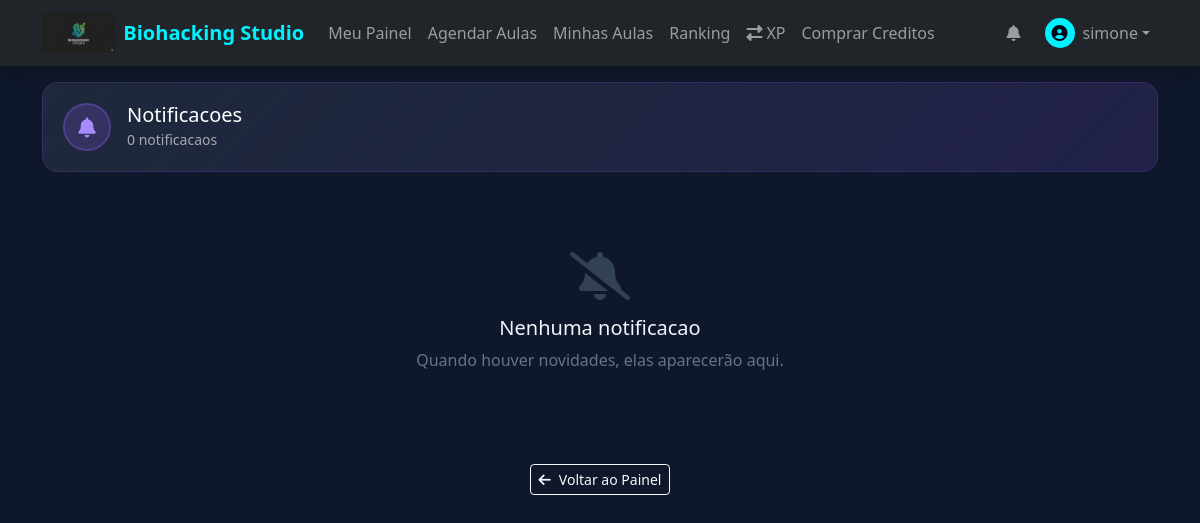
The page /student/notifications (signed in) on the database as committed earlier.
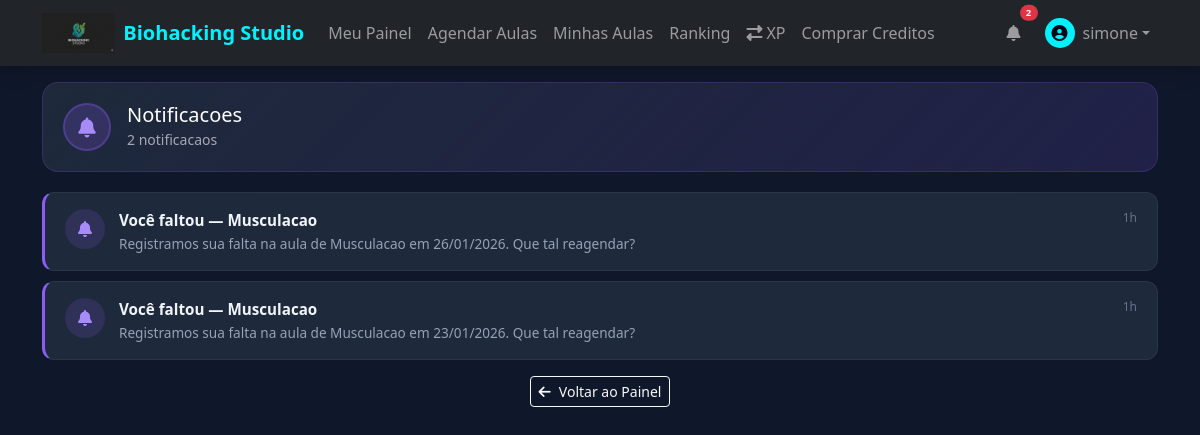
The same page on the database as committed later.
### app/models/user.py (models this page shows, shortened)
class User(UserMixin, db.Model):
    __tablename__ = 'users'
    id = db.Column(db.Integer, primary_key=True)
    name = db.Column(db.String(100), nullable=False)
    email = db.Column(db.String(120), unique=True, nullable=False)
    phone = db.Column(db.String(20), nullable=False)
    password_hash = db.Column(db.String(256), nullable=False)
    cpf = db.Column(db.String(14), nullable=True)  # Formato: 123.456.789-00
    gender = db.Column(db.Enum(Gender), nullable=True)
    role = db.Column(db.String(20), default='student')
    xp = db.Column(db.Integer, default=0)  # XP total historico (para ranking)
    level = db.Column(db.Integer, default=1)
    xp_available = db.Column(db.Integer, default=0)  # XP disponivel para conversao (janela 3 meses)
    credits_balance = db.Column(db.Integer, default=0)  # Total de creditos ativos (wallets)
    face_encoding = db.Column(db.LargeBinary, nullable=True)
    face_encoding_version = db.Column(db.String(10), default='v1')
    face_registered_at = db.Column(db.DateTime, nullable=True)
    face_last_recognized = db.Column(db.DateTime, nullable=True)
    face_confidence_threshold = db.Column(db.Float, default=0.6)
    photo_url = db.Column(db.String(255))
    referral_code = db.Column(db.String(12), unique=True, nullable=True)
    professional_type = db.Column(db.Enum(ProfessionalType), nullable=True)
    base_commission_rate = db.Column(db.Numeric(5, 2), nullable=True)
    is_active = db.Column(db.Boolean, default=True)
    created_at = db.Column(db.DateTime, default=datetime.utcnow)
    updated_at = db.Column(db.DateTime, default=datetime.utcnow, onupdate=datetime.utcnow)
    last_login = db.Column(db.DateTime)
    @property
    def is_admin(self):
        return self.role == 'admin'
    @property
    def is_student(self):
        return self.role == 'student'
    @property
    def is_instructor(self):
        return self.role == 'instructor'

### app/models/notification.py (models this page shows, shortened)
class Notification(db.Model):
    __tablename__ = 'notifications'
    id = db.Column(db.Integer, primary_key=True)
    user_id = db.Column(db.Integer, db.ForeignKey('users.id'), nullable=False)
    notification_type = db.Column(db.Enum(NotificationType), default=NotificationType.GENERAL)
    title = db.Column(db.String(150), nullable=False)
    message = db.Column(db.Text, nullable=True)
    link = db.Column(db.String(300), nullable=True)
    is_read = db.Column(db.Boolean, default=False)
    created_at = db.Column(db.DateTime, default=datetime.utcnow)
    user = db.relationship('User', backref=db.backref('notifications', lazy='dynamic'))
    __table_args__ = (
        db.Index('ix_notifications_user_read', 'user_id', 'is_read'),
    )
    @property
    def type_icon(self):
        return NOTIFICATION_TYPE_ICONS.get(self.notification_type.value, 'fas fa-bell')
    @property
    def time_ago(self):
        diff = datetime.utcnow() - self.created_at
        seconds = diff.total_seconds()
        if seconds < 60:
            return 'agora'
        elif seconds < 3600:
            return f'{int(seconds // 60)}min'
        elif seconds < 86400:
            return f'{int(seconds // 3600)}h'
        else:
            return f'{int(seconds // 86400)}d'
    @classmethod
    def get_unread_count(cls, user_id):
        return cls.query.filter_by(user_id=user_id, is_read=False).count()
    @classmethod
    def get_recent(cls, user_id, limit=20):
        return cls.query.filter_by(user_id=user_id).order_by(cls.created_at.desc()).limit(limit).all()

### app/routes/student.py (the view)
@student_bp.route('/notifications')
@login_required
def notifications():
    from app.models.notification import Notification
    all_notifications = Notification.get_recent(current_user.id, limit=50)
    Notification.query.filter_by(user_id=current_user.id, is_read=False).update({'is_read': True})
    db.session.commit()
    return render_template('student/notifications.html', notifications=all_notifications)

### app/templates/student/notifications.html (shortened to what this page needs)
{% extends "base.html" %}
{% block content %}
<div class="container py-3">
    <div class="notif-header">
        <div class="d-flex align-items-center gap-3">
            <div style="width:48px;height:48px;border-radius:50%;background:rgba(139,92,246,0.2);border:2px solid rgba(139,92,246,0.3);display:flex;align-items:center;justify-content:center;color:#a78bfa;">
                <i class="fas fa-bell fa-lg"></i>
            </div>
            <div>
                <h5 class="mb-0">Notificacoes</h5>
                <small style="opacity:0.6;">{{ notifications|length }} notificacao{{ 's' if notifications|length != 1 else '' }}</small>
            </div>
        </div>
    </div>
    {% if notifications %}
    <ul class="notif-list">
        {% for n in notifications %}
        <li class="notif-item {% if not n.is_read %}unread{% endif %}">
            <div class="notif-icon" style="background: rgba(139,92,246,0.15); color: #a78bfa;">
                <i class="{{ n.type_icon }}"></i>
            </div>
            <div class="notif-content">
                <div class="notif-title">
                    {% if n.link %}
                    <a href="{{ n.link }}" style="color: #f1f5f9; text-decoration: none;">{{ n.title }}</a>
                    {% else %}
                    {{ n.title }}
                    {% endif %}
                </div>
                {% if n.message %}
                <div class="notif-message">{{ n.message }}</div>
                {% endif %}
            </div>
            <span class="notif-time">{{ n.time_ago }}</span>
        </li>
        {% endfor %}
    </ul>
    {% else %}
    <div class="empty-state">
        <i class="fas fa-bell-slash"></i>
        <h5>Nenhuma notificacao</h5>
        <p style="color: #64748b;">Quando houver novidades, elas aparecerão aqui.</p>
    </div>
    {% endif %}
    <div class="text-center mt-3 mb-4">
        <a href="{{ url_for('student.dashboard') }}" class="btn btn-outline-light btn-sm">
            <i class="fas fa-arrow-left me-2"></i>Voltar ao Painel
        </a>
    </div>
</div>
{% endblock %}

### app/templates/base.html (shortened to what this page needs)
<!DOCTYPE html>
<html lang="pt-BR">
<head>
    <link href="https://cdn.jsdelivr.net/npm/bootstrap@5.3.2/dist/css/bootstrap.min.css" rel="stylesheet">
    <link rel="stylesheet" href="https://cdnjs.cloudflare.com/ajax/libs/font-awesome/6.5.1/css/all.min.css">
    <link rel="stylesheet" href="{{ url_for('static', filename='css/studio_internal.css') }}">
</head>
<body>
    {% block body %}
    {% include 'includes/navbar.html' %}
    {% block content %}{% endblock %}
    {% endblock %}
</body>
</html>

### app/templates/includes/navbar.html (shortened to what this page needs)
{% set ep = request.endpoint or '' %}
<nav class="navbar navbar-expand-lg navbar-dark bg-dark sticky-top shadow">
    <div class="container">
        <a class="navbar-brand d-flex align-items-center" href="{{ url_for('marketing.index') }}">
            <img src="{{ url_for('static', filename='img/logo.png') }}" alt="Biohacking Studio" height="40"
                 class="d-inline-block align-text-top me-2" onerror="this.style.display='none';">
            <span class="fw-bold text-primary">Biohacking Studio</span>
        </a>
        <div class="collapse navbar-collapse" id="mainNavbar">
            <ul class="navbar-nav me-auto">
                {% if current_user.is_authenticated %}
                {% if current_user.is_admin %}
                <li class="nav-item">
                    <a class="nav-link {% if request.endpoint and 'admin.dashboard' in request.endpoint %}active{% endif %}"
                        href="{{ url_for('admin.dashboard') }}">Painel Admin</a>
                </li>
                {% else %}
                <li class="nav-item">
                    <a class="nav-link {% if ep == 'student.dashboard' %}active{% endif %}"
                        href="{{ url_for('student.dashboard') }}">Meu Painel</a>
                </li>
                <li class="nav-item">
                    <a class="nav-link {% if ep == 'student.schedule' %}active{% endif %}"
                        href="{{ url_for('student.schedule') }}">Agendar Aulas</a>
                </li>
                <li class="nav-item">
                    <a class="nav-link {% if ep in ['student.my_bookings', 'student.my_recurring'] %}active{% endif %}"
                        href="{{ url_for('student.my_bookings') }}">Minhas Aulas</a>
                </li>
                <li class="nav-item">
                    <a class="nav-link {% if ep == 'student.ranking' %}active{% endif %}"
                        href="{{ url_for('student.ranking') }}">Ranking</a>
                </li>
                <li class="nav-item">
                    <a class="nav-link {% if ep == 'student.xp_credits' %}active{% endif %}"
                        href="{{ url_for('student.xp_credits') }}">
                        <i class="fas fa-exchange-alt me-1"></i>XP
                    </a>
                </li>
                <li class="nav-item">
                    <a class="nav-link {% if request.endpoint and 'shop' in request.endpoint %}active{% endif %}"
                        href="{{ url_for('shop.packages') }}">Comprar Creditos</a>
                </li>
                {% endif %}
                {% else %}
                <li class="nav-item">
                    <a class="nav-link {% if request.endpoint and 'shop' in request.endpoint %}active{% endif %}"
                        href="{{ url_for('shop.packages') }}">Planos e Preços</a>
                </li>
                {% endif %}
            </ul>
            <div class="navbar-nav align-items-center">
                {% if current_user.is_authenticated %}
                {% if current_user.is_student %}
                <a class="nav-link position-relative me-2" href="{{ url_for('student.notifications') }}"
                    title="Notificacoes">
                    <i class="fas fa-bell"></i>
                    {% if unread_notifications > 0 %}
                    <span class="position-absolute top-0 start-100 translate-middle badge rounded-pill bg-danger"
                        style="font-size: 0.6rem;">
                        {{ unread_notifications if unread_notifications < 100 else '99+' }} </span>
                            {% endif %}
                </a>
                {% endif %}
                <div class="nav-item dropdown">
                    <a class="nav-link dropdown-toggle d-flex align-items-center" href="#" id="userDropdown"
                        role="button" data-bs-toggle="dropdown">
                        <div class="avatar-xs me-2 bg-primary rounded-circle d-flex align-items-center justify-content-center text-white"
                            style="width: 30px; height: 30px;">
                            <i class="fas fa-user-circle"></i>
                        </div>
                        <span>{{ current_user.name.split()[0] }}</span>
                    </a>
                </div>
                {% else %}
                <a class="nav-link me-2" href="{{ url_for('auth.login') }}">Entrar</a>
                <a class="btn btn-primary btn-sm px-3 rounded-pill" href="{{ url_for('auth.register') }}">Começar
                    Agora</a>
                {% endif %}
            </div>
        </div>
    </div>
</nav>

### app/static/css/studio_internal.css (style rules this page uses)
:root { --accent: #00f2ff; --accent-glow: rgba(0, 242, 255, 0.5); }

### app/templates/student/notifications.html (style rules this page uses)
body.dark-notif { background-color: #0F172A !important; color: #f1f5f9; }
.notif-header { background: linear-gradient(135deg, #1E293B, rgba(139,92,246,0.15)); border: 1px solid rgba(139,92,246,0.2); color: white; padding: 20px; border-radius: 16px; margin-bottom: 20px; }
.notif-list { list-style: none; padding: 0; margin: 0; }
.notif-item { display: flex; align-items: flex-start; gap: 14px; padding: 16px 20px; background: #1E293B; border: 1px solid rgba(255,255,255,0.06); border-radius: 12px; margin-bottom: 10px; transition: border-color 0.2s; }
.notif-item.unread { border-left: 3px solid #8B5CF6; }
.notif-icon { width: 40px; height: 40px; border-radius: 50%; display: flex; align-items: center; justify-content: center; flex-shrink: 0; font-size: 1rem; }
.notif-content { flex: 1; }
.notif-title { font-weight: 600; font-size: 0.95rem; margin-bottom: 2px; }
.notif-message { font-size: 0.85rem; color: #94a3b8; }
.notif-time { font-size: 0.75rem; color: #64748b; white-space: nowrap; }

### app/templates/base.html (style rules this page uses)
:root { --primary-color: #00f2ff; --accent: #00f2ff; --secondary-color: #0f172a; --text-dark: #020617; }
body { min-height: 100vh; display: flex; flex-direction: column; }
.text-primary { color: var(--primary-color) !important; }
.bg-primary { background-color: var(--primary-color) !important; color: var(--text-dark) !important; }

Rows that differ between the two databases and show on the page:
added Notification: title "Você faltou — Musculacao", message "Registramos sua falta na aula de Musculacao em 26/01/2026. Que tal reagendar?", time_ago "1h"
added Notification: title "Você faltou — Musculacao", message "Registramos sua falta na aula de Musculacao em 23/01/2026. Que tal reagendar?", time_ago "1h"
Other text that changed with them:
{{ unread_notifications if unread_notifications < 100 else '99+' }}: (not shown) → "2"
{{ notifications|length }}: "0" → "2"
text no longer shown: "Nenhuma notificacao Quando houver novidades, elas aparecerão aqui."
